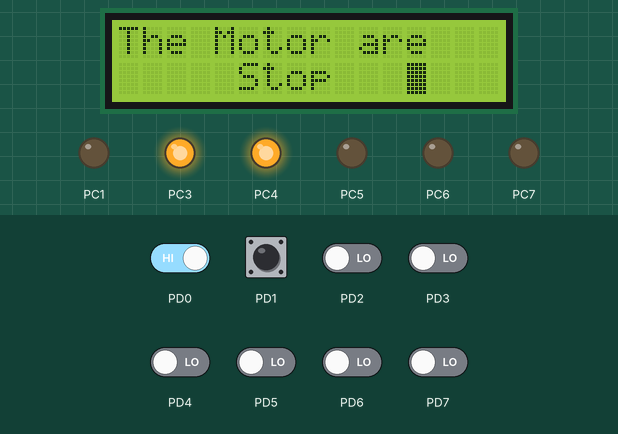
Simulated run of this program. Board: ATmega328P, built with avr-gcc and emulated at 1 MHz. Shown: 16×2 character LCD, output pins drawn as LEDs (lit = HIGH). Wiring (inferred from the signals the program sends): character LCD (HD44780): RS PC0; E PC2; data PB0, PB1, PB2, PB3, PB4, PB5, PB6, PB7. The test bench sets the inputs (shaded band); at power-on: PD0, PD1 HIGH, PD2–7 LOW. Pins used as bus, display or sensor lines are not drawn.

Above: at 3.2 s.
At 5.05 s:
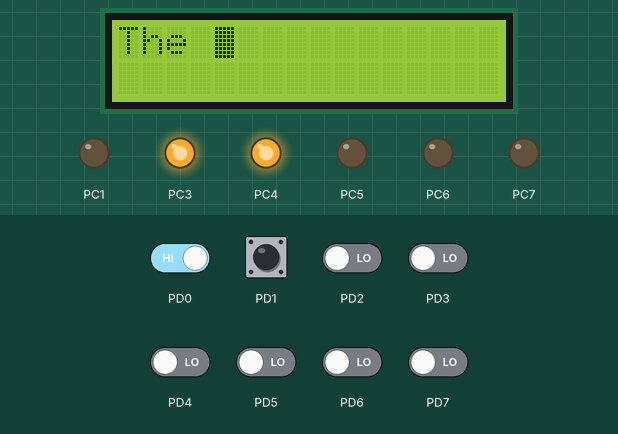
5.1 s: PD0 driven LOW
7.7 s: PD1 pulled LOW for 2.3 s
At 10.0 s:
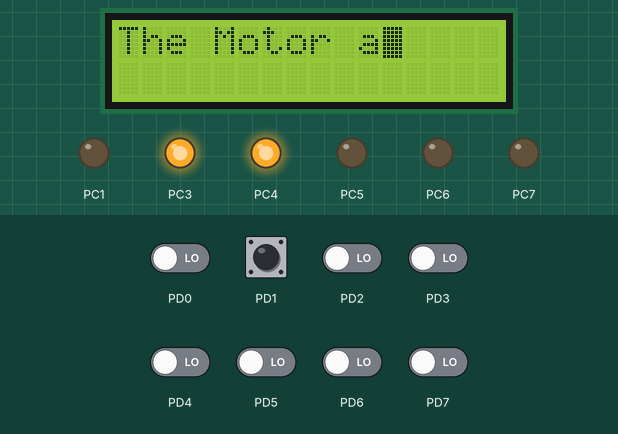
11.5 s: PD2 driven HIGH
14.1 s: PD2 driven LOW
At 18.5 s:
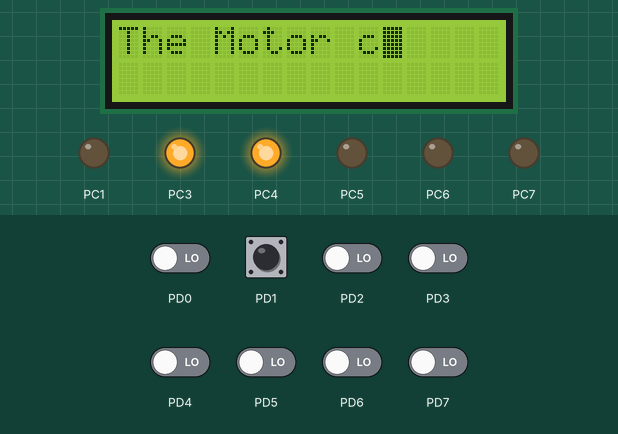
19.9 s: PD3 driven HIGH
Timing chart, 0 to 23.0 s (numbered marks = the images above; inputs shaded):
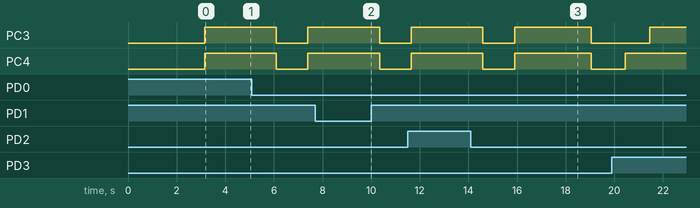

The program:

main.c
```c
/*
 * GccApplication1.c
 *
 * Created: 4/27/2018 2:26:37 PM
 * Author : MonierAshraf
 */


#define F_CPU 1000000

#include <avr/io.h>
#include <util/delay.h>
#include <avr/interrupt.h>
int main(void)
{
	 DDRC = 0xFF; //PORTB as Output
	 DDRB = 0xFF;//PORTB as Output
	 DDRD=0x00;//PORTB as Iutput

	 PORTC = 0x00;
	 PORTB=0x38;
	 PORTD=0x03;


	while(1)
	{

	if(PIND==0x01)
	{


			PORTC|=(1<<PORTC2);
			PORTC&=~(1<<PORTC2);
			_delay_ms(100);

			PORTB=0x01; //clear
			PORTC|=(1<<PORTC2);
			PORTC&=~(1<<PORTC2);
			_delay_ms(100);

			PORTB=0x0f; //caser is ON
			PORTC|=(1<<PORTC2);
			PORTC&=~(1<<PORTC2);
			_delay_ms(50);

			PORTB=0x80; //start line 1 from 1 letter
			PORTC|=(1<<PORTC2);
			PORTC&=~(1<<PORTC2);
			_delay_ms(200);


			PORTC|=(1<<PORTC0); //RS=1 data entrry

	//The //
	PORTB=0b01010100;//T
	PORTC|=(1<<PORTC2);
	PORTC&=~(1<<PORTC2);
	_delay_ms(100);


	PORTB=0b01101000;//h
	PORTC|=(1<<PORTC2);
	PORTC&=~(1<<PORTC2);
	_delay_ms(100);

	PORTB=0b01100101;//e
	PORTC|=(1<<PORTC2);
	PORTC&=~(1<<PORTC2);
	_delay_ms(100);

	PORTB=0b00100000;//space
	PORTC|=(1<<PORTC2);
	PORTC&=~(1<<PORTC2);
	_delay_ms(100);

	//Motor//
	PORTB=0b01001101;//M
	PORTC|=(1<<PORTC2);
	PORTC&=~(1<<PORTC2);
	_delay_ms(100);


	PORTB=0b01101111;//o
	PORTC|=(1<<PORTC2);
	PORTC&=~(1<<PORTC2);
	_delay_ms(100);

	PORTB=0b01110100;//t
	PORTC|=(1<<PORTC2);
	PORTC&=~(1<<PORTC2);
	_delay_ms(100);

	PORTB=0b01101111;//o
	PORTC|=(1<<PORTC2);
	PORTC&=~(1<<PORTC2);
	_delay_ms(100);

	PORTB=0b01110010;//r
	PORTC|=(1<<PORTC2);
	PORTC&=~(1<<PORTC2);
	_delay_ms(100);

	PORTB=0b00100000;//space
	PORTC|=(1<<PORTC2);
	PORTC&=~(1<<PORTC2);
	_delay_ms(100);


	//comes//
	PORTB=0b01100011;//c
	PORTC|=(1<<PORTC2);
	PORTC&=~(1<<PORTC2);
	_delay_ms(100);

	PORTB=0b01101111;//o
	PORTC|=(1<<PORTC2);
	PORTC&=~(1<<PORTC2);
	_delay_ms(100);

	PORTB=0b01101101;//m
	PORTC|=(1<<PORTC2);
	PORTC&=~(1<<PORTC2);
	_delay_ms(100);

	PORTB=0b01100101;//e
	PORTC|=(1<<PORTC2);
	PORTC&=~(1<<PORTC2);
	_delay_ms(100);

	PORTB=0b01110011;//s
	PORTC|=(1<<PORTC2);
	PORTC&=~(1<<PORTC2);
	_delay_ms(100);

	PORTB=0b00100000;//space
	PORTC|=(1<<PORTC2);
	PORTC&=~(1<<PORTC2);
	_delay_ms(100);


	PORTC=0x00;
	PORTB=0xC0; //start line 2 from 1 letter
	PORTC|=(1<<PORTC2);
	PORTC&=~(1<<PORTC2);
	_delay_ms(100);


	PORTC|=(1<<PORTC0); //RS=1 data entrry


	//out//
	PORTB=0b01101111;//o
	PORTC|=(1<<PORTC2);
	PORTC&=~(1<<PORTC2);
	_delay_ms(100);


	PORTB=0b01110101;//u
	PORTC|=(1<<PORTC2);
	PORTC&=~(1<<PORTC2);
	_delay_ms(100);

	PORTB=0b01110100;//t
	PORTC|=(1<<PORTC2);
	PORTC&=~(1<<PORTC2);
	_delay_ms(100);

	PORTB=0b00100000;//space
	PORTC|=(1<<PORTC2);
	PORTC&=~(1<<PORTC2);
	_delay_ms(100);

	//hot//
	PORTB=0b01101000;//h
	PORTC|=(1<<PORTC2);
	PORTC&=~(1<<PORTC2);
	_delay_ms(100);

	PORTB=0b01101111;//o
	PORTC|=(1<<PORTC2);
	PORTC&=~(1<<PORTC2);
	_delay_ms(100);


	PORTB=0b01110100;//t
	PORTC|=(1<<PORTC2);
	PORTC&=~(1<<PORTC2);
	_delay_ms(100);

	PORTB=0b00100000;//space
	PORTC|=(1<<PORTC2);
	PORTC&=~(1<<PORTC2);
	_delay_ms(100);


	//air//


	PORTB=0b01100001;//a
	PORTC|=(1<<PORTC2);
	PORTC&=~(1<<PORTC2);
	_delay_ms(100);

	PORTB=0b01101001;//i
	PORTC|=(1<<PORTC2);
	PORTC&=~(1<<PORTC2);
	_delay_ms(100);

	PORTB=0b01110010;//r
	PORTC|=(1<<PORTC2);
	PORTC&=~(1<<PORTC2);
	_delay_ms(100);


			//Rotates Motor in Antilockwise
			PORTC = 0x08; //0001000
			_delay_ms(1000);

			//Stops Motor
			PORTC = 0x00; //0000000
			_delay_ms(1000);


	}


		else if(PIND==0x02)
		{


		PORTC|=(1<<PORTC2);
		PORTC&=~(1<<PORTC2);
		_delay_ms(100);

		PORTB=0x01; //clear
		PORTC|=(1<<PORTC2);
		PORTC&=~(1<<PORTC2);
		_delay_ms(100);

		PORTB=0x0f; //caser is ON
		PORTC|=(1<<PORTC2);
		PORTC&=~(1<<PORTC2);
		_delay_ms(50);

		PORTB=0x80; //start line 1 from 1 letter
		PORTC|=(1<<PORTC2);
		PORTC&=~(1<<PORTC2);
		_delay_ms(200);


		PORTC|=(1<<PORTC0); //RS=1 data entrry

		//The //
		PORTB=0b01010100;//T
		PORTC|=(1<<PORTC2);
		PORTC&=~(1<<PORTC2);
		_delay_ms(100);


		PORTB=0b01101000;//h
		PORTC|=(1<<PORTC2);
		PORTC&=~(1<<PORTC2);
		_delay_ms(100);

		PORTB=0b01100101;//e
		PORTC|=(1<<PORTC2);
		PORTC&=~(1<<PORTC2);
		_delay_ms(100);

		PORTB=0b00100000;//space
		PORTC|=(1<<PORTC2);
		PORTC&=~(1<<PORTC2);
		_delay_ms(100);

		//Motor//
		PORTB=0b01001101;//M
		PORTC|=(1<<PORTC2);
		PORTC&=~(1<<PORTC2);
		_delay_ms(100);


		PORTB=0b01101111;//o
		PORTC|=(1<<PORTC2);
		PORTC&=~(1<<PORTC2);
		_delay_ms(100);

		PORTB=0b01110100;//t
		PORTC|=(1<<PORTC2);
		PORTC&=~(1<<PORTC2);
		_delay_ms(100);

		PORTB=0b01101111;//o
		PORTC|=(1<<PORTC2);
		PORTC&=~(1<<PORTC2);
		_delay_ms(100);

		PORTB=0b01110010;//r
		PORTC|=(1<<PORTC2);
		PORTC&=~(1<<PORTC2);
		_delay_ms(100);

		PORTB=0b00100000;//space
		PORTC|=(1<<PORTC2);
		PORTC&=~(1<<PORTC2);
		_delay_ms(100);


		//comes//
		PORTB=0b01100011;//c
		PORTC|=(1<<PORTC2);
		PORTC&=~(1<<PORTC2);
		_delay_ms(100);

		PORTB=0b01101111;//o
		PORTC|=(1<<PORTC2);
		PORTC&=~(1<<PORTC2);
		_delay_ms(100);

			PORTB=0b01101101;//m
			PORTC|=(1<<PORTC2);
			PORTC&=~(1<<PORTC2);
			_delay_ms(100);

			PORTB=0b01100101;//e
			PORTC|=(1<<PORTC2);
			PORTC&=~(1<<PORTC2);
			_delay_ms(100);

		PORTB=0b01110011;//s
		PORTC|=(1<<PORTC2);
		PORTC&=~(1<<PORTC2);
		_delay_ms(100);

		PORTB=0b00100000;//space
		PORTC|=(1<<PORTC2);
		PORTC&=~(1<<PORTC2);
		_delay_ms(100);


		PORTC=0x00;
		PORTB=0xC0; //start line 2 from 1 letter
		PORTC|=(1<<PORTC2);
		PORTC&=~(1<<PORTC2);
		_delay_ms(100);


		PORTC|=(1<<PORTC0); //RS=1 data entrry


		//out//
		PORTB=0b01101111;//o
		PORTC|=(1<<PORTC2);
		PORTC&=~(1<<PORTC2);
		_delay_ms(100);


		PORTB=0b01110101;//u
		PORTC|=(1<<PORTC2);
		PORTC&=~(1<<PORTC2);
		_delay_ms(100);

		PORTB=0b01110100;//t
		PORTC|=(1<<PORTC2);
		PORTC&=~(1<<PORTC2);
		_delay_ms(100);

		PORTB=0b00100000;//space
		PORTC|=(1<<PORTC2);
		PORTC&=~(1<<PORTC2);
		_delay_ms(100);

		//cool//
		PORTB=0b01100011;//c
		PORTC|=(1<<PORTC2);
		PORTC&=~(1<<PORTC2);
		_delay_ms(100);

		PORTB=0b01101111;//o
		PORTC|=(1<<PORTC2);
		PORTC&=~(1<<PORTC2);
		_delay_ms(100);

		PORTB=0b01101111;//o
		PORTC|=(1<<PORTC2);
		PORTC&=~(1<<PORTC2);
		_delay_ms(100);

		PORTB=0b01101100;//l
		PORTC|=(1<<PORTC2);
		PORTC&=~(1<<PORTC2);
		_delay_ms(100);

		PORTB=0b00100000;//space
		PORTC|=(1<<PORTC2);
		PORTC&=~(1<<PORTC2);
		_delay_ms(100);


		//air//


		PORTB=0b01100001;//a
		PORTC|=(1<<PORTC2);
		PORTC&=~(1<<PORTC2);
		_delay_ms(100);

		PORTB=0b01101001;//i
		PORTC|=(1<<PORTC2);
		PORTC&=~(1<<PORTC2);
		_delay_ms(100);

		PORTB=0b01110010;//r
		PORTC|=(1<<PORTC2);
		PORTC&=~(1<<PORTC2);
		_delay_ms(100);


		PORTB=0b00100000;//space
		PORTC|=(1<<PORTC2);
		PORTC&=~(1<<PORTC2);
		_delay_ms(100);


		//Rotates Motor in Clockwise
		PORTC = 0x10; //0010000
		_delay_ms(1000);

		//Stops Motor
		PORTC = 0x18; //0011000
		_delay_ms(1000);


			}

			else  {PORTC|=(1<<PORTC2);
				PORTC&=~(1<<PORTC2);
				_delay_ms(100);

				PORTB=0x01; //clear
				PORTC|=(1<<PORTC2);
				PORTC&=~(1<<PORTC2);
				_delay_ms(100);

				PORTB=0x0f; //caser is ON
				PORTC|=(1<<PORTC2);
				PORTC&=~(1<<PORTC2);
				_delay_ms(50);

				PORTB=0x80; //start line 1 from 1 letter
				PORTC|=(1<<PORTC2);
				PORTC&=~(1<<PORTC2);
				_delay_ms(200);


				PORTC|=(1<<PORTC0); //RS=1 data entrry

				//The //
				PORTB=0b01010100;//T
				PORTC|=(1<<PORTC2);
				PORTC&=~(1<<PORTC2);
				_delay_ms(100);


				PORTB=0b01101000;//h
				PORTC|=(1<<PORTC2);
				PORTC&=~(1<<PORTC2);
				_delay_ms(100);

				PORTB=0b01100101;//e
				PORTC|=(1<<PORTC2);
				PORTC&=~(1<<PORTC2);
				_delay_ms(100);

				PORTB=0b00100000;//space
				PORTC|=(1<<PORTC2);
				PORTC&=~(1<<PORTC2);
				_delay_ms(100);

				//Motor//
				PORTB=0b01001101;//M
				PORTC|=(1<<PORTC2);
				PORTC&=~(1<<PORTC2);
				_delay_ms(100);


				PORTB=0b01101111;//o
				PORTC|=(1<<PORTC2);
				PORTC&=~(1<<PORTC2);
				_delay_ms(100);

				PORTB=0b01110100;//t
				PORTC|=(1<<PORTC2);
				PORTC&=~(1<<PORTC2);
				_delay_ms(100);

				PORTB=0b01101111;//o
				PORTC|=(1<<PORTC2);
				PORTC&=~(1<<PORTC2);
				_delay_ms(100);

				PORTB=0b01110010;//r
				PORTC|=(1<<PORTC2);
				PORTC&=~(1<<PORTC2);
				_delay_ms(100);

				PORTB=0b00100000;//space
				PORTC|=(1<<PORTC2);
				PORTC&=~(1<<PORTC2);
				_delay_ms(100);

				 //are//

				 		PORTB=0b01100001;//a
				 		PORTC|=(1<<PORTC2);
				 		PORTC&=~(1<<PORTC2);
				 		_delay_ms(100);


				 PORTB=0b01110010;//r
				 PORTC|=(1<<PORTC2);
				 PORTC&=~(1<<PORTC2);


				 _delay_ms(100);
				 PORTB=0b01100101;//e
				 PORTC|=(1<<PORTC2);
				 PORTC&=~(1<<PORTC2);
				 _delay_ms(100);


					PORTB=0b00100000;//space
					PORTC|=(1<<PORTC2);
					PORTC&=~(1<<PORTC2);
					_delay_ms(100);

					PORTC=0x00;
					PORTB=0xC0; //start line 2 from 1 letter
					PORTC|=(1<<PORTC2);
					PORTC&=~(1<<PORTC2);
					_delay_ms(100);


					PORTC|=(1<<PORTC0); //RS=1 data entrry

					PORTB=0b00100000;//space
					PORTC|=(1<<PORTC2);
					PORTC&=~(1<<PORTC2);
					_delay_ms(100);

					PORTB=0b00100000;//space
					PORTC|=(1<<PORTC2);
					PORTC&=~(1<<PORTC2);
					_delay_ms(100);

					PORTB=0b00100000;//space
					PORTC|=(1<<PORTC2);
					PORTC&=~(1<<PORTC2);
					_delay_ms(100);

					PORTB=0b00100000;//space
					PORTC|=(1<<PORTC2);
					PORTC&=~(1<<PORTC2);
					_delay_ms(100);

					PORTB=0b00100000;//space
					PORTC|=(1<<PORTC2);
					PORTC&=~(1<<PORTC2);
					_delay_ms(100);

						//Stop//

						PORTB=0b01010011;//S
						PORTC|=(1<<PORTC2);
						PORTC&=~(1<<PORTC2);
						_delay_ms(100);


						PORTB=0b01110100;//t
						PORTC|=(1<<PORTC2);
						PORTC&=~(1<<PORTC2);
						_delay_ms(100);


						PORTB=0b01101111;//o
						PORTC|=(1<<PORTC2);
						PORTC&=~(1<<PORTC2);
						_delay_ms(100);


						PORTB=0b01110000;//p
						PORTC|=(1<<PORTC2);
						PORTC&=~(1<<PORTC2);
						_delay_ms(100);


						PORTB=0b00100000;//space
						PORTC|=(1<<PORTC2);
						PORTC&=~(1<<PORTC2);
						_delay_ms(100);

						PORTB=0b00100000;//space
						PORTC|=(1<<PORTC2);
						PORTC&=~(1<<PORTC2);
						_delay_ms(100);
PORTB=0b00100000;//space
PORTC|=(1<<PORTC2);
PORTC&=~(1<<PORTC2);
_delay_ms(100);


					//Stops Motor
					PORTC = 0x18; //0011000
					_delay_ms(1000);
			}


		PORTB=0x01; //clear
		PORTC|=(1<<PORTC2);
		PORTC&=~(1<<PORTC2);
		_delay_ms(100);


	}

}
```

Measured:
- after the input at 7.7 s, the display: first differs from a run without the input after 2.3 s (image 2)
- after the input at 14.1 s, the display: first differs from a run without the input after 4.4 s (image 3)
- what the display in image 0 shows lasts 1.1 s, from 3.1 s to 4.2 s
